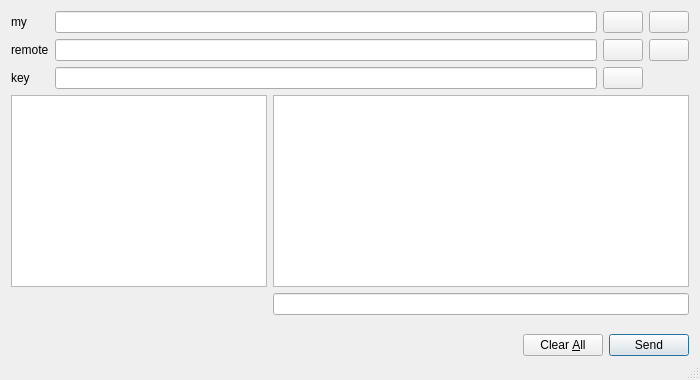
<?xml version="1.0" encoding="UTF-8"?>
<ui version="4.0">
    <class>MessagesDialog</class>
    <widget class="QDialog" name="MessagesDialog">
        <property name="geometry">
            <rect>
                <x>0</x>
                <y>0</y>
                <width>700</width>
                <height>380</height>
            </rect>
        </property>
        <property name="windowTitle">
            <string>Dialog</string>
        </property>
        <property name="sizeGripEnabled">
            <bool>true</bool>
        </property>
        <layout class="QVBoxLayout" name="verticalLayout">
            <item>
                <layout class="QGridLayout" name="gridLayout">
                    <item row="2" column="1">
                        <widget class="QValidatedLineEdit" name="pubKeyTo_SM">
                            <property name="toolTip">
                                <string/>
                            </property>
                            <property name="readOnly">
                                <bool>true</bool>
                            </property>
                        </widget>
                    </item>
                    <item row="0" column="2">
                        <widget class="QPushButton" name="pasteButton_SM">
                            <property name="toolTip">
                                <string>Paste address from clipboard</string>
                            </property>
                            <property name="text">
                                <string/>
                            </property>
                            <property name="icon">
                                <iconset resource="../qt/blocknetdx.qrc">
                                    <normaloff>:/icons/editpaste</normaloff>:/icons/editpaste
                                </iconset>
                            </property>
                            <property name="shortcut">
                                <string>Alt+P</string>
                            </property>
                            <property name="autoDefault">
                                <bool>false</bool>
                            </property>
                        </widget>
                    </item>
                    <item row="0" column="3">
                        <widget class="QPushButton" name="addressBookButton_SM">
                            <property name="toolTip">
                                <string>Choose an address from the address book</string>
                            </property>
                            <property name="text">
                                <string/>
                            </property>
                            <property name="icon">
                                <iconset resource="../qt/blocknetdx.qrc">
                                    <normaloff>:/icons/address-book</normaloff>:/icons/address-book
                                </iconset>
                            </property>
                            <property name="shortcut">
                                <string>Alt+A</string>
                            </property>
                            <property name="autoDefault">
                                <bool>false</bool>
                            </property>
                        </widget>
                    </item>
                    <item row="1" column="1">
                        <widget class="QValidatedLineEdit" name="addressTo_SM">
                            <property name="toolTip">
                                <string>The address to sign the message with (e.g. 4Zo1ga6xuKuQ7JV7M9rGDoxdbYwV5zgQJ5)
                                </string>
                            </property>
                            <property name="maxLength">
                                <number>34</number>
                            </property>
                            <property name="readOnly">
                                <bool>true</bool>
                            </property>
                        </widget>
                    </item>
                    <item row="1" column="3">
                        <widget class="QPushButton" name="addressBookButtonTo_SM">
                            <property name="toolTip">
                                <string>Choose an address from the address book</string>
                            </property>
                            <property name="text">
                                <string/>
                            </property>
                            <property name="icon">
                                <iconset resource="../qt/blocknetdx.qrc">
                                    <normaloff>:/icons/address-book</normaloff>:/icons/address-book
                                </iconset>
                            </property>
                            <property name="shortcut">
                                <string>Alt+A</string>
                            </property>
                            <property name="autoDefault">
                                <bool>false</bool>
                            </property>
                        </widget>
                    </item>
                    <item row="1" column="2">
                        <widget class="QPushButton" name="pasteButtonTo_SM">
                            <property name="toolTip">
                                <string>Paste address from clipboard</string>
                            </property>
                            <property name="text">
                                <string/>
                            </property>
                            <property name="icon">
                                <iconset resource="../qt/blocknetdx.qrc">
                                    <normaloff>:/icons/editpaste</normaloff>:/icons/editpaste
                                </iconset>
                            </property>
                            <property name="shortcut">
                                <string>Alt+P</string>
                            </property>
                            <property name="autoDefault">
                                <bool>false</bool>
                            </property>
                        </widget>
                    </item>
                    <item row="0" column="1">
                        <widget class="QValidatedLineEdit" name="addressIn_SM">
                            <property name="toolTip">
                                <string>The address to sign the message with (e.g. 4Zo1ga6xuKuQ7JV7M9rGDoxdbYwV5zgQJ5)
                                </string>
                            </property>
                            <property name="maxLength">
                                <number>34</number>
                            </property>
                            <property name="readOnly">
                                <bool>true</bool>
                            </property>
                        </widget>
                    </item>
                    <item row="0" column="0">
                        <widget class="QLabel" name="label">
                            <property name="text">
                                <string>my</string>
                            </property>
                        </widget>
                    </item>
                    <item row="1" column="0">
                        <widget class="QLabel" name="label_2">
                            <property name="text">
                                <string>remote</string>
                            </property>
                        </widget>
                    </item>
                    <item row="2" column="0">
                        <widget class="QLabel" name="label_3">
                            <property name="text">
                                <string>key</string>
                            </property>
                        </widget>
                    </item>
                    <item row="2" column="2">
                        <widget class="QPushButton" name="pasteButtonPublicKey_SM">
                            <property name="toolTip">
                                <string>Paste address from clipboard</string>
                            </property>
                            <property name="text">
                                <string/>
                            </property>
                            <property name="icon">
                                <iconset resource="../qt/blocknetdx.qrc">
                                    <normaloff>:/icons/editpaste</normaloff>:/icons/editpaste
                                </iconset>
                            </property>
                            <property name="shortcut">
                                <string>Alt+P</string>
                            </property>
                            <property name="autoDefault">
                                <bool>false</bool>
                            </property>
                        </widget>
                    </item>
                </layout>
            </item>
            <item>
                <layout class="QGridLayout" name="gridLayout_2">
                    <item row="1" column="1">
                        <widget class="QLineEdit" name="outMessage_SM">
                            <property name="font">
                                <font>
                                    <italic>true</italic>
                                </font>
                            </property>
                            <property name="readOnly">
                                <bool>false</bool>
                            </property>
                        </widget>
                    </item>
                    <item row="0" column="1">
                        <widget class="QListView" name="messages_SM">
                            <property name="horizontalScrollBarPolicy">
                                <enum>Qt::ScrollBarAlwaysOff</enum>
                            </property>
                            <property name="textElideMode">
                                <enum>Qt::ElideNone</enum>
                            </property>
                            <property name="resizeMode">
                                <enum>QListView::Adjust</enum>
                            </property>
                        </widget>
                    </item>
                    <item row="0" column="0">
                        <widget class="QListView" name="addresses_SM">
                            <property name="maximumSize">
                                <size>
                                    <width>256</width>
                                    <height>16777215</height>
                                </size>
                            </property>
                            <property name="contextMenuPolicy">
                                <enum>Qt::CustomContextMenu</enum>
                            </property>
                        </widget>
                    </item>
                </layout>
            </item>
            <item>
                <layout class="QHBoxLayout" name="horizontalLayout_3_SM">
                    <item>
                        <spacer name="horizontalSpacer_1_SM">
                            <property name="orientation">
                                <enum>Qt::Horizontal</enum>
                            </property>
                            <property name="sizeHint" stdset="0">
                                <size>
                                    <width>40</width>
                                    <height>48</height>
                                </size>
                            </property>
                        </spacer>
                    </item>
                    <item>
                        <widget class="QPushButton" name="clearButton_SM">
                            <property name="toolTip">
                                <string>Reset all sign message fields</string>
                            </property>
                            <property name="text">
                                <string>Clear &amp;All</string>
                            </property>
                            <property name="icon">
                                <iconset resource="../qt/blocknetdx.qrc">
                                    <normaloff>:/icons/remove</normaloff>:/icons/remove
                                </iconset>
                            </property>
                            <property name="autoDefault">
                                <bool>false</bool>
                            </property>
                        </widget>
                    </item>
                    <item>
                        <widget class="QPushButton" name="sendButton_SM">
                            <property name="text">
                                <string>Send</string>
                            </property>
                        </widget>
                    </item>
                </layout>
            </item>
        </layout>
    </widget>
    <customwidgets>
        <customwidget>
            <class>QValidatedLineEdit</class>
            <extends>QLineEdit</extends>
            <header>qvalidatedlineedit.h</header>
        </customwidget>
    </customwidgets>
    <resources>
        <include location="../qt/blocknetdx.qrc"/>
    </resources>
    <connections/>
</ui>
